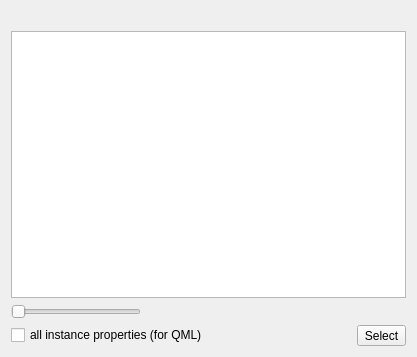
<?xml version="1.0" encoding="UTF-8"?>
<ui version="4.0">
 <class>main</class>
 <widget class="QDialog" name="main">
  <property name="geometry">
   <rect>
    <x>0</x>
    <y>0</y>
    <width>417</width>
    <height>357</height>
   </rect>
  </property>
  <property name="windowTitle">
   <string>Properties</string>
  </property>
  <layout class="QVBoxLayout" name="verticalLayout">
   <item>
    <widget class="QLabel" name="meta_class_names"/>
   </item>
   <item>
    <widget class="QTextEdit" name="property_view"/>
   </item>
   <item>
    <layout class="QHBoxLayout" name="horizontalLayout">
     <item>
      <widget class="QSlider" name="class_depth">
       <property name="sizePolicy">
        <sizepolicy hsizetype="Expanding" vsizetype="Fixed">
         <horstretch>1</horstretch>
         <verstretch>0</verstretch>
        </sizepolicy>
       </property>
       <property name="orientation">
        <enum>Qt::Horizontal</enum>
       </property>
      </widget>
     </item>
     <item>
      <widget class="QLabel" name="class_names">
       <property name="sizePolicy">
        <sizepolicy hsizetype="Preferred" vsizetype="Preferred">
         <horstretch>2</horstretch>
         <verstretch>0</verstretch>
        </sizepolicy>
       </property>
      </widget>
     </item>
    </layout>
   </item>
   <item>
    <layout class="QHBoxLayout" name="horizontalLayout_2">
     <item>
      <widget class="QCheckBox" name="instance_properties">
       <property name="sizePolicy">
        <sizepolicy hsizetype="Minimum" vsizetype="Fixed">
         <horstretch>1</horstretch>
         <verstretch>0</verstretch>
        </sizepolicy>
       </property>
       <property name="text">
        <string>all instance properties (for QML)</string>
       </property>
      </widget>
     </item>
     <item>
      <widget class="QToolButton" name="select">
       <property name="toolTip">
        <string>Select QWidget or QQuickItem</string>
       </property>
       <property name="text">
        <string>Select</string>
       </property>
      </widget>
     </item>
    </layout>
   </item>
  </layout>
 </widget>
 <resources/>
 <connections/>
</ui>
